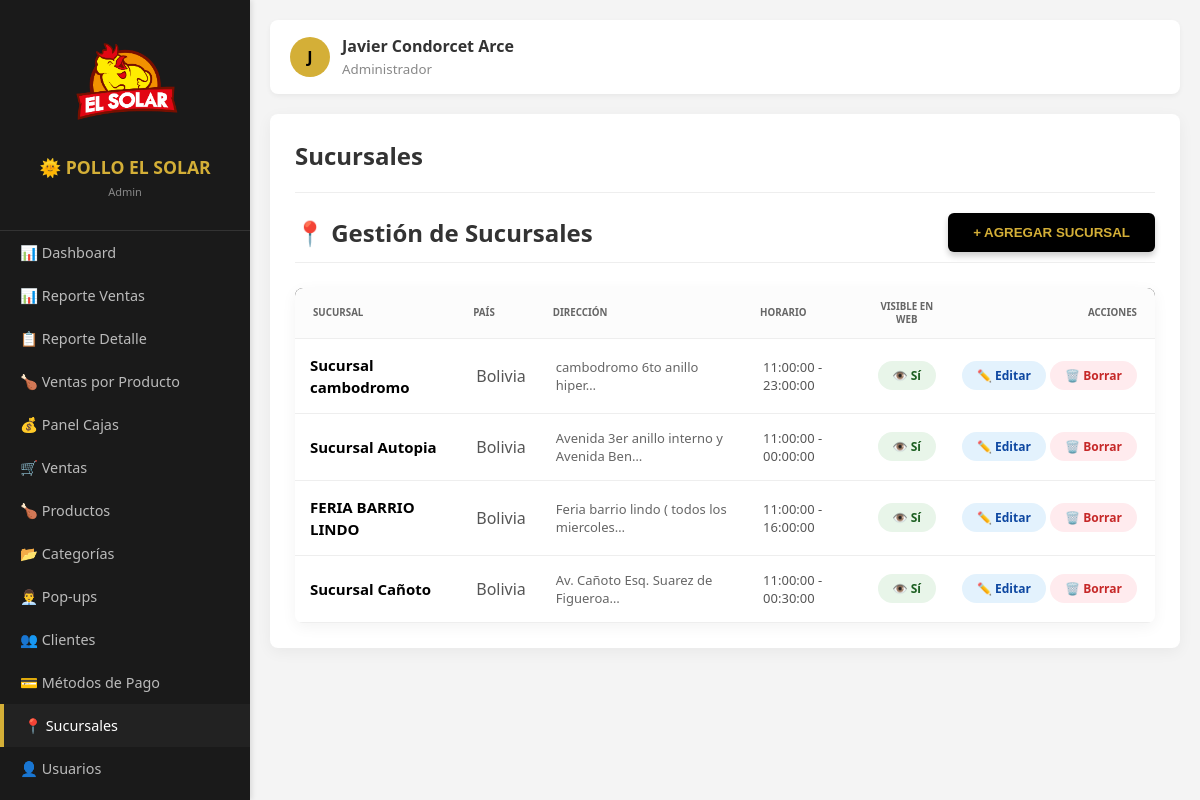
Page /bolivia/admin.php?mod=sucursales (signed in) on the committed database.
### tables this page shows
CREATE TABLE `sucursales` (
  `id` int(11) NOT NULL,
  `nombre` varchar(100) NOT NULL,
  `pais` enum('Bolivia','Paraguay','Brasil') NOT NULL,
  `direccion` varchar(255) DEFAULT NULL,
  `latitud` decimal(10,8) DEFAULT NULL,
  `longitud` decimal(11,8) DEFAULT NULL,
  `hora_apertura` time DEFAULT NULL,
  `hora_cierre` time DEFAULT NULL,
  `estado` tinyint(1) DEFAULT 1,
  `visible` tinyint(1) NOT NULL DEFAULT 1
);

### bolivia/modulos/sucursales.php (the view, shortened to what this page needs)
<?php
$sucursales = $pdo->query("SELECT * FROM sucursales WHERE estado = 1 ORDER BY id DESC")->fetchAll();
?>
<div style="display:flex; justify-content:space-between; align-items:center; margin-bottom:25px; padding-bottom:10px; border-bottom:1px solid #eee;">
    <h2 style="margin:0;">📍 Gestión de Sucursales</h2>
    <button onclick="abrirModalNuevo()" style="background:#000; color:#D4AF37; padding:12px 25px; border:none; border-radius:6px; cursor:pointer; font-weight:bold; box-shadow: 0 4px 6px rgba(0,0,0,0.2);">
        + AGREGAR SUCURSAL
    </button>
</div>
<table style="width:100%; border-collapse: collapse; background:#fff; border-radius:8px; overflow:hidden; box-shadow: 0 4px 15px rgba(0,0,0,0.05);">
    <thead>
        <tr style="background:#1a1a1a; color:#D4AF37; text-align:left; font-size:13px;">
            <th style="padding:18px;">Sucursal</th>
            <th>País</th>
            <th>Dirección</th>
            <th>Horario</th>
            <th style="text-align:center;">Visible en Web</th>
            <th style="text-align:right; padding-right:18px;">Acciones</th>
         </tr>
    </thead>
    <tbody>
        <?php foreach ($sucursales as $s): ?>
        <tr style="border-bottom: 1px solid #f2f2f2; transition: 0.2s;" onmouseover="this.style.background='#fbfbfb'" onmouseout="this.style.background='#fff'">
            <td style="padding:15px;"><strong style="color:#000; font-size:15px;"><?php echo htmlspecialchars($s['nombre']); ?></strong></td>
            <td style="padding:15px; color:#555;"><?php echo $s['pais']; ?></td>
            <td style="padding:15px; font-size:13px; color:#666;"><?php echo htmlspecialchars(substr($s['direccion'], 0, 40)); ?>…</td>
            <td style="padding:15px; font-size:13px; color:#555;">
                <?php echo ($s['hora_apertura'] && $s['hora_cierre']) ? $s['hora_apertura'] . " - " . $s['hora_cierre'] : '<i style="color:#ccc;">No asignado</i>'; ?>
            </td>
             <td style="text-align:center;">
                <?php if($s['visible']): ?>
                    <a href="admin.php?mod=sucursales&toggle_visible=<?php echo $s['id']; ?>&status=0" class="btn-pastilla btn-visible" title="Click para ocultar">👁️ Sí</a>
                <?php else: ?>
                    <a href="admin.php?mod=sucursales&toggle_visible=<?php echo $s['id']; ?>&status=1" class="btn-pastilla btn-hidden" title="Click para mostrar">👁️ No</a>
                <?php endif; ?>
             </td>
             <td style="text-align:right; padding-right:18px; white-space:nowrap;">
                <a href="admin.php?mod=sucursales&edit=<?php echo $s['id']; ?>" class="btn-pastilla btn-edit">✏️ Editar</a>
                <a href="admin.php?mod=sucursales&del=<?php echo $s['id']; ?>" class="btn-pastilla btn-delete" onclick="return confirm('¿Estás seguro de eliminar (ocultar) la sucursal: <?php echo $s['nombre']; ?>?')">🗑️ Borrar</a>
             </td>
         </tr>
        <?php endforeach; ?>
    </tbody>
</table>

### bolivia/admin.php (shortened to what this page needs)
<?php
$user_rol = $_SESSION['user_rol'] ?? '';
$user_nombre = $_SESSION['user_nombre'] ?? 'Usuario';
$menu_items = [];
if($user_rol == 'admin') {
    $menu_items = [
        ['mod' => 'dashboard', 'icono' => '📊', 'nombre' => 'Dashboard'],
        ['mod' => 'reporte_ventas', 'icono' => '📊', 'nombre' => 'Reporte Ventas'],
        ['mod' => 'reporte_detalle', 'icono' => '📋', 'nombre' => 'Reporte Detalle'],
        ['mod' => 'reporte_por_producto', 'icono' => '🍗', 'nombre' => 'Ventas por Producto'],
        ['mod' => 'cajas', 'icono' => '💰', 'nombre' => 'Panel Cajas'],
        ['mod' => 'ventas', 'icono' => '🛒', 'nombre' => 'Ventas'],
        ['mod' => 'productos', 'icono' => '🍗', 'nombre' => 'Productos'],
        ['mod' => 'categorias', 'icono' => '📂', 'nombre' => 'Categorías'],
        ['mod' => 'popups', 'icono' => '👨‍💼', 'nombre' => 'Pop-ups'],
        ['mod' => 'clientes', 'icono' => '👥', 'nombre' => 'Clientes'],
        ['mod' => 'metodos_pago', 'icono' => '💳', 'nombre' => 'Métodos de Pago'],
        ['mod' => 'sucursales', 'icono' => '📍', 'nombre' => 'Sucursales'],
        ['mod' => 'usuarios', 'icono' => '👤', 'nombre' => 'Usuarios'],
    ];
} else {
    $menu_items = [
        ['mod' => 'ventas', 'icono' => '🛒', 'nombre' => 'Ventas'],
        ['mod' => 'clientes', 'icono' => '👥', 'nombre' => 'Clientes'],
        ['mod' => 'mis_cajas', 'icono' => '📋', 'nombre' => 'Cajas Disponibles']
    ];
}
$modulo = $_GET['mod'] ?? 'mis_cajas';
$archivo_modulo = "modulos/" . $modulo . ".php";
?>
<!DOCTYPE html>
<html lang="es">
<head>
</head>
<body>
<div class="sidebar" id="sidebar">
    <div class="sidebar-header">
        <img src="../fotos/logito.png" alt="logo solar">
        <h3>🌞 POLLO EL SOLAR</h3>
        <p><?php echo ucfirst($user_rol); ?></p>
    </div>
    <?php foreach($menu_items as $item): ?>
    <a href="?mod=<?php echo $item['mod']; ?>" class="<?php echo ($modulo == $item['mod']) ? 'active' : ''; ?>">
        <?php echo $item['icono']; ?> <?php echo $item['nombre']; ?>
    </a>
    <?php endforeach; ?>
</div>
<div class="main-content">
    <div class="top-bar">
        <div class="user-info">
            <div class="user-avatar"><?php echo strtoupper(substr($user_nombre, 0, 1)); ?></div>
            <div>
                <strong><?php echo htmlspecialchars($user_nombre); ?></strong><br>
                <small style="color:#888;"><?php echo $user_rol == 'admin' ? 'Administrador' : 'Vendedor'; ?></small>
            </div>
        </div>
    </div>
    <div class="table-card">
        <?php
        $titulo_modulo = [
            'cajas' => 'Panel de Cajas',
            'ventas' => 'Registro de Ventas',
            'mis_cajas' => 'Mis Cajas',
            'dashboard' => 'Dashboard'
        ];
        $titulo = $titulo_modulo[$modulo] ?? ucfirst($modulo);
        echo "<h2 style='margin-top:0;'>" . $titulo . "</h2>";
        echo "<hr style='border:0; border-top:1px solid #eee; margin-bottom:20px;'>";
        include $archivo_modulo;
        ?>
    </div>
</div>
</body>
</html>

### bolivia/admin.php (style rules this page uses)
:root { --sidebar-width: 250px; --gold: #D4AF37; --dark: #1a1a1a; }
body { margin: 0; display: flex; font-family: 'Segoe UI', sans-serif; background: #f4f4f4; color: #333; }
.sidebar { width: var(--sidebar-width); background: var(--dark); height: 100vh; color: #fff; position: fixed; box-shadow: 2px 0 5px rgba(0,0,0,0.1); transition: transform 0.3s ease; z-index: 1000; overflow-y: auto; }
.sidebar-header { padding: 20px; text-align: center; border-bottom: 1px solid #333; }
.sidebar-header img { display: block; margin: 0 auto 15px; width: 120px; max-width: 80%; height: auto; }
.sidebar-header h3 { color: var(--gold); margin: 0; font-size: 1.1em; }
.sidebar-header p { color: #888; font-size: 11px; margin-top: 5px; }
.sidebar a { display: block; color: #bbb; padding: 12px 20px; text-decoration: none; transition: 0.3s; font-size: 0.9em; }
.sidebar a.active { background: #222; color: #fff; border-left: 4px solid var(--gold); }
.main-content { margin-left: var(--sidebar-width); padding: 20px; width: calc(100% - var(--sidebar-width)); min-height: 100vh; box-sizing: border-box; transition: margin-left 0.3s ease; }
.top-bar { background: white; padding: 15px 20px; border-radius: 8px; margin-bottom: 20px; display: flex; justify-content: space-between; align-items: center; flex-wrap: wrap; gap: 10px; box-shadow: 0 2px 5px rgba(0,0,0,0.05); }
.user-info { display: flex; align-items: center; gap: 12px; }
.user-avatar { width: 40px; height: 40px; background: var(--gold); border-radius: 50%; display: flex; align-items: center; justify-content: center; font-weight: bold; color: #000; }
.table-card { background: #fff; padding: 25px; border-radius: 8px; box-shadow: 0 4px 15px rgba(0,0,0,0.05); overflow-x: auto; }
table { width: 100%; border-collapse: collapse; margin-top: 20px; }
th, td { text-align: left; padding: 12px; border-bottom: 1px solid #eee; }
th { background: #fcfcfc; color: #666; text-transform: uppercase; font-size: 0.75em; }

### rows in the picture
sucursales: nombre "Sucursal cambodromo", pais "Bolivia", direccion "cambodromo 6to anillo hiper", hora_apertura "11:00:00", hora_cierre "23:00:00"
sucursales: nombre "Sucursal Autopia", pais "Bolivia", direccion "Avenida 3er anillo interno y Avenida Ben", hora_apertura "11:00:00", hora_cierre "00:00:00"
sucursales: nombre "FERIA BARRIO LINDO", pais "Bolivia", direccion "Feria barrio lindo ( todos los miercoles", hora_apertura "11:00:00", hora_cierre "16:00:00"
sucursales: nombre "Sucursal Cañoto", pais "Bolivia", direccion "Av. Cañoto Esq. Suarez de Figueroa", hora_apertura "11:00:00", hora_cierre "00:30:00"

### other values in the picture
$user_rol "Admin"
$item['icono'] "📊"
$item['nombre'] "Dashboard"
$item['nombre'] "Reporte Ventas"
$item['icono'] "📋"
$item['nombre'] "Reporte Detalle"
$item['icono'] "🍗"
$item['nombre'] "Ventas por Producto"
$item['icono'] "💰"
$item['nombre'] "Panel Cajas"
$item['icono'] "🛒"
$item['nombre'] "Ventas"
$item['nombre'] "Productos"
$item['icono'] "📂"
$item['nombre'] "Categorías"
